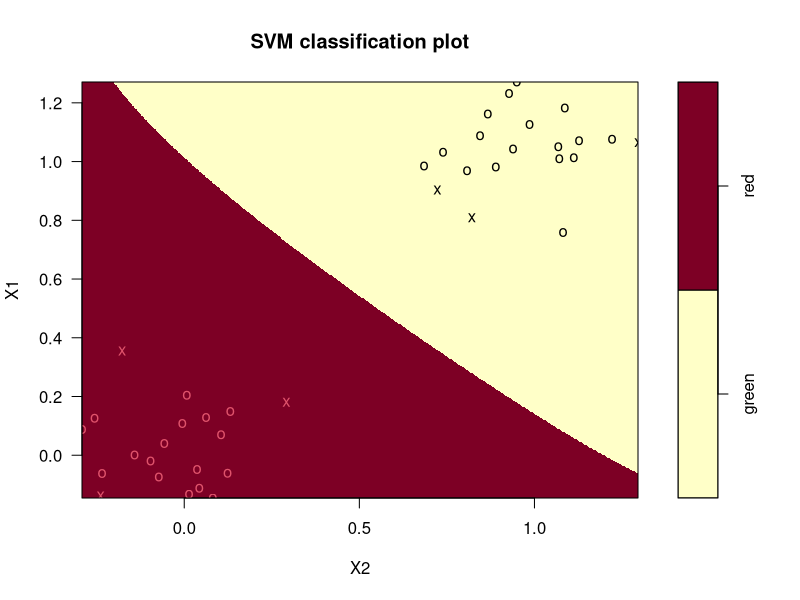

R code for this plot:
library(e1071)
library(psych)

data_train <- read.table("Lab 3/svmdata1.txt", sep = "\t", stringsAsFactors = TRUE)
data_test <- read.table("Lab 3/svmdata1test.txt", sep = "\t", stringsAsFactors = TRUE)

SVM <- svm(Color ~ ., data = data_train, type = "C-classification", cost = 1, kerner = "linear")
SVM

n_row <- dim(data_test)[1]

result <- table(data_train$Color, predict(SVM, data_train))
accuracy <- tr(result) / n_row
accuracy

result <- table(data_test$Color, predict(SVM, data_test))
accuracy <- tr(result) / n_row
accuracy

plot(SVM, data_train, grid = 500, symbolPallete = c("Green", "Red"))

